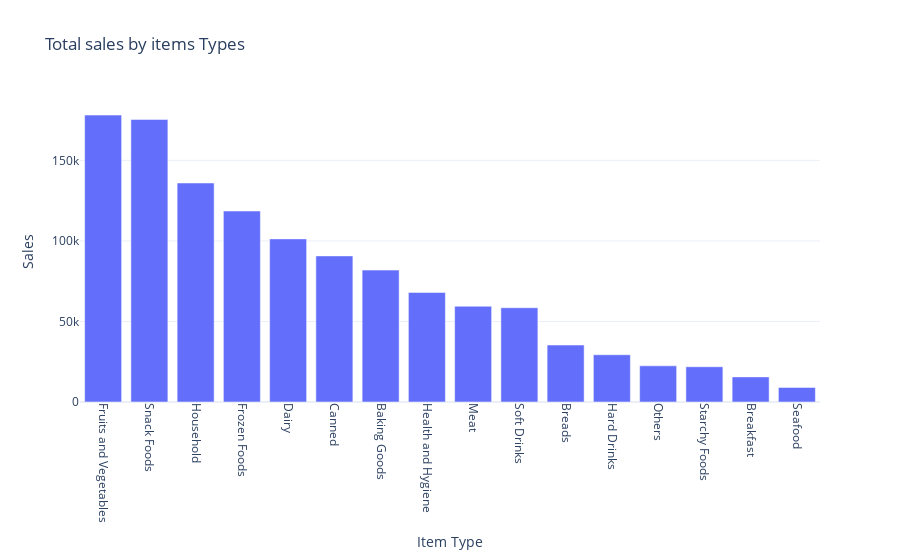

Here is the notebook cell this chart was saved with:
### Markdown cell above
### 2.Total sales by items Types

### Code cell
sales_by_items = (df.groupby("Item Type")["Sales"]
                  .sum()
                  .reset_index()
                  .sort_values(by="Sales", ascending=False))

fig = px.bar(sales_by_items,x="Item Type",
             y="Sales",title="Total sales by items Types")

# Rotate x-axis labels to 90 degrees
fig.update_layout(
    xaxis_tickangle=90)

fig.show()

### Figure 1 — Plotly figure (JSON) as saved in the notebook; plotly's stock layout.template omitted (floating-point values rounded to 4 significant figures)
{"data": [{"hovertemplate": "Item Type=%{x}<br>Sales=%{y}<extra></extra>", "legendgroup": "", "marker": {"color": "#636efa", "pattern": {"shape": ""}}, "name": "", "orientation": "v", "showlegend": false, "textposition": "auto", "type": "bar", "x": ["Fruits and Vegetables", "Snack Foods", "Household", "Frozen Foods", "Dairy", "Canned", "Baking Goods", "Health and Hygiene", "Meat", "Soft Drinks", "Breads", "Hard Drinks", "Others", "Starchy Foods", "Breakfast", "Seafood"], "xaxis": "x", "y": [178100.0, 175400.0, 136000.0, 118600.0, 101300.0, 90710.0, 81890.0, 68030.0, 59450.0, 58510.0, 35380.0, 29330.0, 22450.0, 21880.0, 15600.0, 9078.0], "yaxis": "y"}], "layout": {"barmode": "relative", "legend": {"tracegroupgap": 0}, "title": {"text": "Total sales by items Types"}, "xaxis": {"anchor": "y", "domain": [0, 1], "tickangle": 90, "title": {"text": "Item Type"}}, "yaxis": {"anchor": "x", "domain": [0, 1], "title": {"text": "Sales"}}}}
